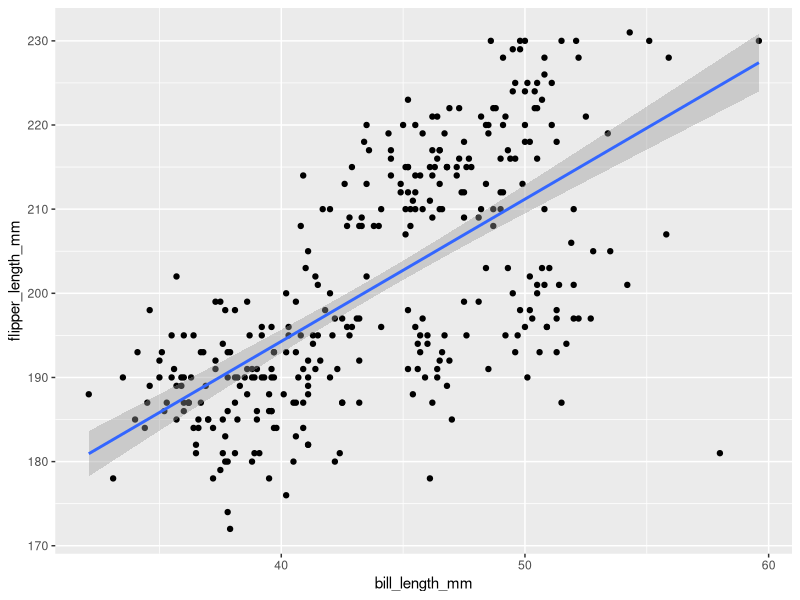

The R script that drew this image:
## ---- chunk 1
library(dplyr)
library(ggplot2)
library(palmerpenguins)

## ---- chunk 2
penguin_data <- penguins
head(penguin_data)
## ---- chunk 3
mean(penguin_data$body_mass_g, na.rm = TRUE)
## ---- chunk 4
median(penguin_data$body_mass_g, na.rm = TRUE)
## ---- chunk 5
sd(penguin_data$body_mass_g, na.rm = TRUE)
## ---- chunk 6
summary(penguin_data$body_mass_g)
## ---- chunk 7
penguin_data %>%
  group_by(species) %>%
  summarise(mean_mass = mean(body_mass_g, na.rm = TRUE))
## ---- chunk 8
t.test(body_mass_g ~ sex, data = penguin_data)
## ---- chunk 9
anova_result <- aov(body_mass_g ~ species, data = penguin_data)
summary(anova_result)
## ---- chunk 10
cor(penguin_data$bill_length_mm,
    penguin_data$flipper_length_mm,
    use = "complete.obs" ) #removes missing values
## ---- chunk 11
model <- lm(flipper_length_mm ~ bill_length_mm, data = penguin_data)
summary(model)
## ---- chunk 12
ggplot(penguin_data,
       aes(x = bill_length_mm,
           y = flipper_length_mm)) +
  geom_point() +
  geom_smooth(method = "lm")
